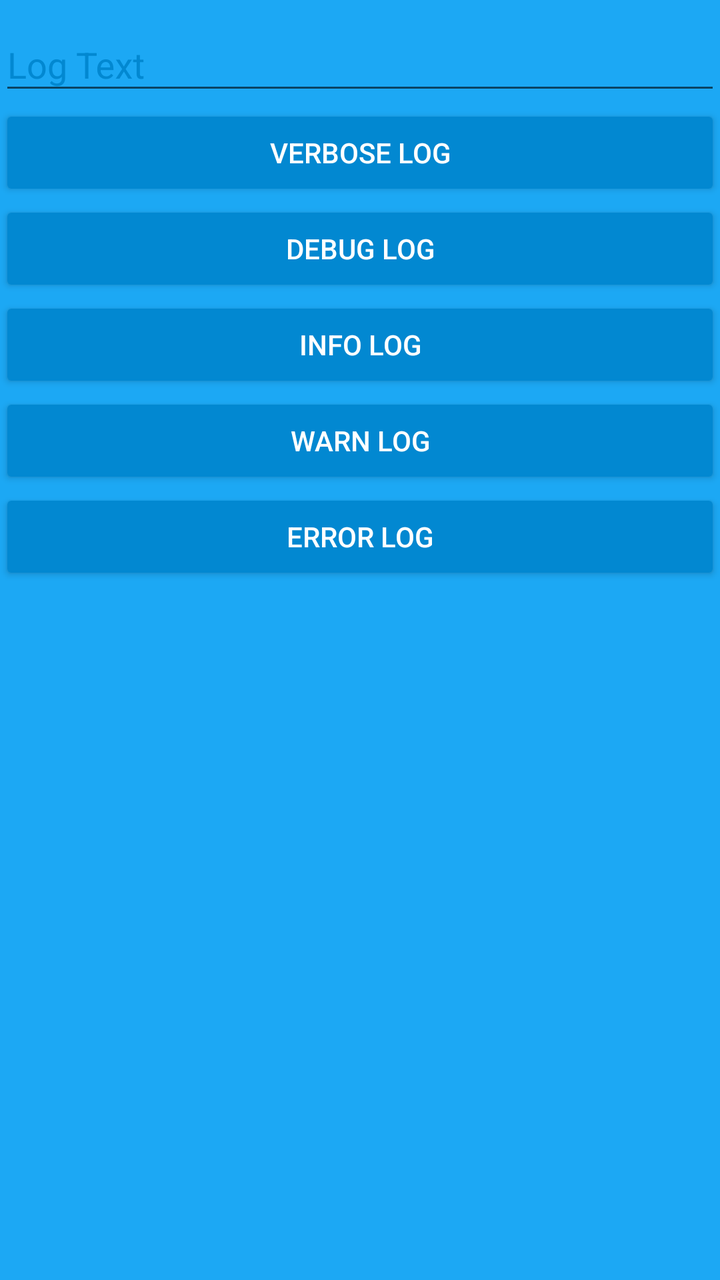
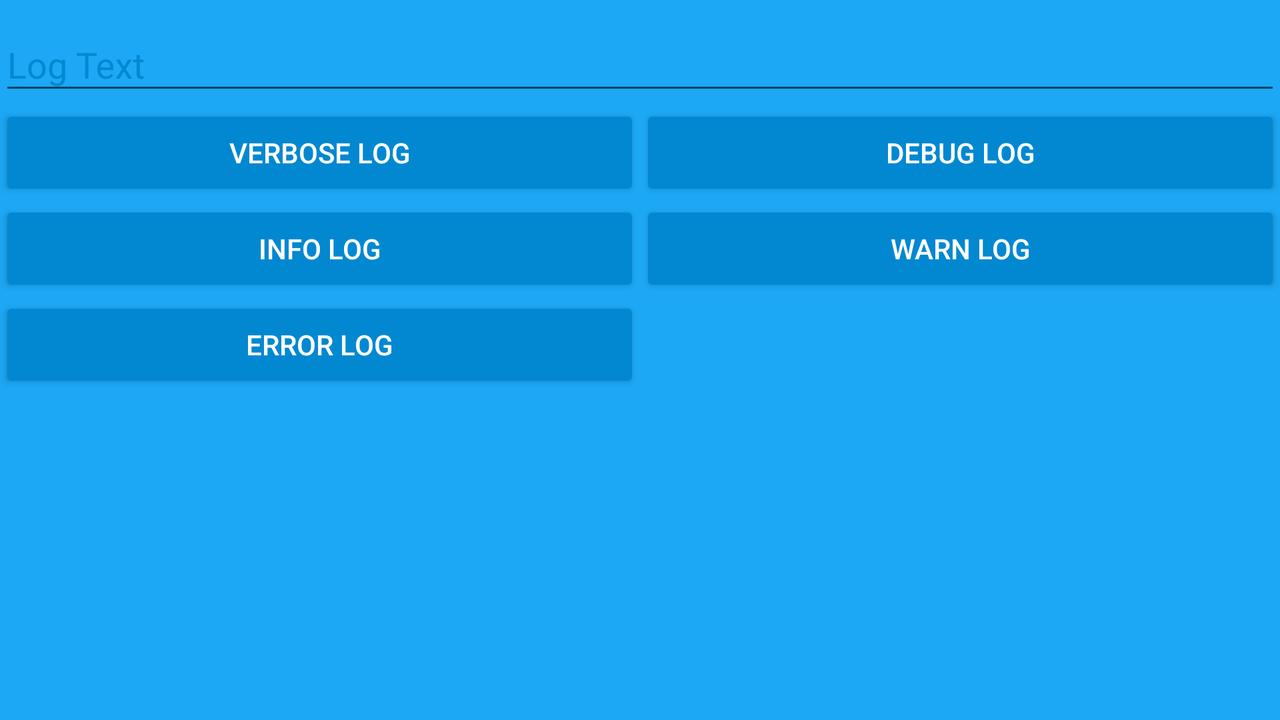

The same Android screen from two of the app's own layout files: first res/layout/ as a phone draws it, then the repository's variant for another configuration, drawn on a device whose configuration selects that folder. Both files follow.
<!-- AndroidManifest.xml: application theme AppTheme -->
<!-- res/layout/fragment_logger.xml -->
<LinearLayout xmlns:android="http://schemas.android.com/apk/res/android"
    xmlns:tools="http://schemas.android.com/tools"
    android:layout_width="match_parent"
    android:layout_height="match_parent"
    android:background="?colorPrimary"
    android:orientation="vertical"
    android:paddingBottom="@dimen/activity_vertical_margin"
    android:paddingLeft="@dimen/activity_horizontal_margin"
    android:paddingRight="@dimen/activity_horizontal_margin"
    android:paddingTop="@dimen/activity_vertical_margin"
    tools:context=".LoggerActivityFragment">

    <android.support.design.widget.TextInputLayout
        android:id="@+id/passwordWrapper"
        android:layout_width="match_parent"
        android:layout_height="wrap_content"
        android:textColor="@color/dark_blue"
        android:textColorHint="@color/dark_blue">

        <EditText
            android:id="@+id/log_text"
            android:layout_width="match_parent"
            android:layout_height="wrap_content"
            android:hint="Log Text"
            android:textColor="@android:color/white" />

    </android.support.design.widget.TextInputLayout>

    <android.support.v7.widget.AppCompatButton
        android:id="@+id/btn_verbose"
        android:layout_width="match_parent"
        android:layout_height="wrap_content"
        android:backgroundTint="@color/dark_blue"
        android:gravity="center"
        android:padding="10dp"
        android:text="VERBOSE Log"
        android:textColor="@android:color/white" />

    <android.support.v7.widget.AppCompatButton
        android:id="@+id/btn_debug"
        android:layout_width="match_parent"
        android:layout_height="wrap_content"
        android:backgroundTint="@color/dark_blue"
        android:gravity="center"
        android:padding="10dp"
        android:text="DEBUG Log"
        android:textColor="@android:color/white" />

    <android.support.v7.widget.AppCompatButton
        android:id="@+id/btn_info"
        android:layout_width="match_parent"
        android:layout_height="wrap_content"
        android:backgroundTint="@color/dark_blue"
        android:gravity="center"
        android:padding="10dp"
        android:text="INFO Log"
        android:textColor="@android:color/white" />

    <android.support.v7.widget.AppCompatButton
        android:id="@+id/btn_warn"
        android:layout_width="match_parent"
        android:layout_height="wrap_content"
        android:backgroundTint="@color/dark_blue"
        android:gravity="center"
        android:padding="10dp"
        android:text="WARN Log"
        android:textColor="@android:color/white" />

    <android.support.v7.widget.AppCompatButton
        android:id="@+id/btn_error"
        android:layout_width="match_parent"
        android:layout_height="wrap_content"
        android:backgroundTint="@color/dark_blue"
        android:gravity="center"
        android:padding="10dp"
        android:text="ERROR Log"
        android:textColor="@android:color/white" />

</LinearLayout>
<!-- resources referenced by this layout -->
<resources>
  <color name="dark_blue">#0288D1</color>
  <style name="AppTheme" parent="Theme.AppCompat.Light.DarkActionBar">
          
          <item name="colorPrimary">@color/blue</item>
          <item name="colorPrimaryDark">@color/dark_blue</item>
          <item name="colorAccent">@color/darker_blue</item>
      </style>
  <color name="blue">#ff1ca8f4</color>
  <color name="darker_blue">#00679F</color>
</resources>
<!-- res/layout-land/fragment_logger.xml (the repository's variant of the layout above) -->
<!-- drawn on the phone turned sideways -->
<LinearLayout xmlns:android="http://schemas.android.com/apk/res/android"
    xmlns:tools="http://schemas.android.com/tools"
    android:layout_width="match_parent"
    android:layout_height="match_parent"
    android:background="?colorPrimary"
    android:orientation="vertical"
    android:paddingBottom="@dimen/activity_vertical_margin"
    android:paddingLeft="@dimen/activity_horizontal_margin"
    android:paddingRight="@dimen/activity_horizontal_margin"
    android:paddingTop="@dimen/activity_vertical_margin"
    tools:context=".LoggerActivityFragment">

    <android.support.design.widget.TextInputLayout
        android:id="@+id/passwordWrapper"
        android:layout_width="match_parent"
        android:layout_height="wrap_content"
        android:textColor="@color/dark_blue"
        android:textColorHint="@color/dark_blue">

        <EditText
            android:id="@+id/log_text"
            android:layout_width="match_parent"
            android:layout_height="wrap_content"
            android:hint="Log Text"
            android:textColor="@android:color/white" />

    </android.support.design.widget.TextInputLayout>

    <LinearLayout
        android:layout_width="match_parent"
        android:layout_height="match_parent"
        android:orientation="horizontal">

        <LinearLayout
            android:layout_width="match_parent"
            android:layout_height="match_parent"
            android:layout_weight="1"
            android:orientation="vertical">

            <android.support.v7.widget.AppCompatButton
                android:id="@+id/btn_verbose"
                android:layout_width="match_parent"
                android:layout_height="wrap_content"
                android:backgroundTint="@color/dark_blue"
                android:gravity="center"
                android:padding="10dp"
                android:text="VERBOSE Log"
                android:textColor="@android:color/white" />

            <android.support.v7.widget.AppCompatButton
                android:id="@+id/btn_info"
                android:layout_width="match_parent"
                android:layout_height="wrap_content"
                android:backgroundTint="@color/dark_blue"
                android:gravity="center"
                android:padding="10dp"
                android:text="INFO Log"
                android:textColor="@android:color/white" />

            <android.support.v7.widget.AppCompatButton
                android:id="@+id/btn_error"
                android:layout_width="match_parent"
                android:layout_height="wrap_content"
                android:backgroundTint="@color/dark_blue"
                android:gravity="center"
                android:padding="10dp"
                android:text="ERROR Log"
                android:textColor="@android:color/white" />
        </LinearLayout>

        <LinearLayout
            android:layout_width="match_parent"
            android:layout_height="match_parent"
            android:layout_weight="1"
            android:orientation="vertical">

            <android.support.v7.widget.AppCompatButton
                android:id="@+id/btn_debug"
                android:layout_width="match_parent"
                android:layout_height="wrap_content"
                android:backgroundTint="@color/dark_blue"
                android:gravity="center"
                android:padding="10dp"
                android:text="DEBUG Log"
                android:textColor="@android:color/white" />

            <android.support.v7.widget.AppCompatButton
                android:id="@+id/btn_warn"
                android:layout_width="match_parent"
                android:layout_height="wrap_content"
                android:backgroundTint="@color/dark_blue"
                android:gravity="center"
                android:padding="10dp"
                android:text="WARN Log"
                android:textColor="@android:color/white" />

        </LinearLayout>

    </LinearLayout>

</LinearLayout>
